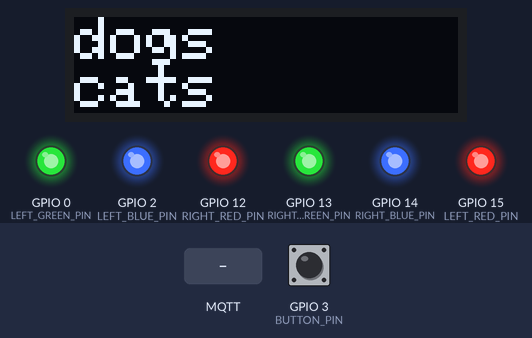
Bench run of a sketch on a simulated ESP8266 (NodeMCU). On the bench: 128×32 one-colour display, output pins drawn as LEDs (lit = HIGH). Inputs (shaded band) come from the test bench; at power-on: GPIO 3 (BUTTON_PIN) HIGH. WiFi joins after 1.5 s; servers stay silent unless stated; the display library's start-up logo is not drawn; no MQTT or app messages arrive unless stated; what the sketch prints to the serial monitor is not drawn.

Above: at 4.8 s.
4.9 s: MQTT message "1" arrives on the first subscribed topic
At 5.7 s:
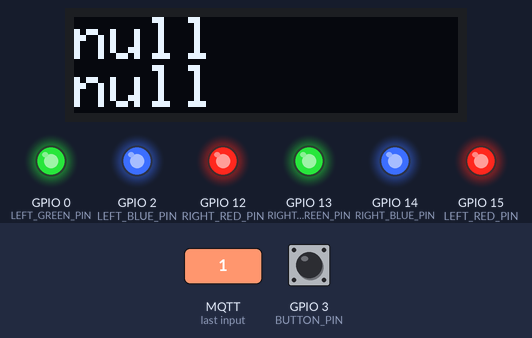
6.4 s: MQTT message "1" arrives on the second subscribed topic
At 7.6 s:
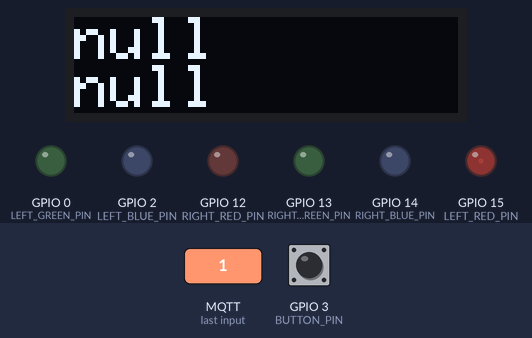
Timing chart, 0 to 9.4 s (numbered marks = the images above; inputs shaded):
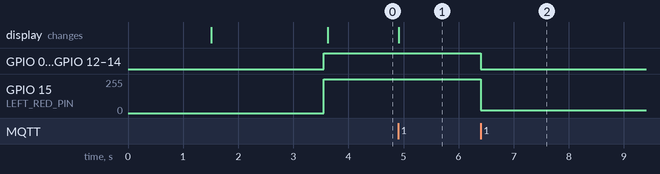

The sketch:

A4_Arduino.ino
```cpp
// Create a Twitter sentiment analysis platform that performs sentiment analysis on tweets about
// two topics and maps those sentiment values to RGB LEDs. The topics are displayed on an OLED screen.
// The topics and sentiment analyses are published to MQTT feeds. Any subscriber could change the
// current query topics and/or receive the sentiment data.
//
// This project invokes the Watson Tone Analyzer API (https://www.ibm.com/watson/services/tone-analyzer/)
// and the Twitter Developer API (https://developer.twitter.com/en/docs/basics/getting-started).
//
// Written by emeersman 2020

#include <Adafruit_GFX.h>
#include <Adafruit_SSD1306.h>
#include <SPI.h>
#include <Wire.h>
#include <ESP8266WiFi.h>
#include <ESP8266HTTPClient.h>
#include <PubSubClient.h>
#include <ArduinoJson.h>

// Include the configuration of credentials in the config.h file
#include "config.h"

// Define digital pin constants
#define BUTTON_PIN 3
#define SDA_PIN 4
#define SCL_PIN 5

#define RIGHT_RED_PIN 12
#define RIGHT_GREEN_PIN 13
#define RIGHT_BLUE_PIN 14

#define LEFT_RED_PIN 15
#define LEFT_GREEN_PIN 0
#define LEFT_BLUE_PIN 2

#define SCREEN_WIDTH 128 // OLED display width, in pixels
#define SCREEN_HEIGHT 32 // OLED display height, in pixels

// Declaration for an SSD1306 display connected to I2C (SDA, SCL pins)
#define OLED_RESET     -1 // Reset pin # (or -1 if sharing Arduino reset pin)
Adafruit_SSD1306 display(SCREEN_WIDTH, SCREEN_HEIGHT, &Wire, OLED_RESET);

// Callback function header
void callback(char* topic, byte* payload, unsigned int length);

WiFiClient espClient;             //espClient
PubSubClient mqtt(mqtt_server, 1883, callback, espClient);     //tie PubSub (mqtt) client to WiFi client

// Char array to store MAC address as unique ID to ping server
char mac[6];

// Declare timer
unsigned long twitterTimer;

// Struct representing RGB values, used for easily manipulating RGB LEDs.
struct RGB {
  int red;
  int green;
  int blue;
};

// Struct containing all possible sentiments returned from IBM Tone Analyzer API.
struct Sentiments {
  RGB anger;
  RGB fear;
  RGB joy;
  RGB sadness;
  RGB analytical;
  RGB confident;
  RGB tenative;
  RGB neutral;
};

// Map of sentiments to RGB values, used to set LED colors accordingly.
Sentiments sentimentDict = {
  {255, 0, 0}, // anger, red
  {128, 0, 128}, // fear, purple
  {255, 140, 0}, // joy, yellow
  {0, 0, 255}, // sadness, blue
  {0, 255, 255}, // analytical, aqua
  {255, 50, 0}, // confident, orange
  {0, 255, 0}, // tenative, green
  {255, 255, 255}, // white, neutral
};

// Global variable tracking both Twitter queries, contains default values.
String firstTwitterQuery = "dogs";
String secondTwitterQuery = "cats";

// Tracks whether the current queries have received a sentiment response.
boolean receivedResponse = true;

// Number of seconds between each Twitter query
const int QUERY_RESET_TIME = 30;

/////SETUP/////
void setup() {
  Serial.begin(115200);

  setup_wifi(); // start the wifi connection

  // Initialize timer and I/O pins
  twitterTimer = millis();
  pinMode(BUTTON_PIN, INPUT_PULLUP);
  pinMode(RIGHT_RED_PIN, OUTPUT);
  pinMode(RIGHT_GREEN_PIN, OUTPUT);
  pinMode(RIGHT_BLUE_PIN, OUTPUT);
  pinMode(LEFT_RED_PIN, OUTPUT);
  pinMode(LEFT_GREEN_PIN, OUTPUT);
  pinMode(LEFT_BLUE_PIN, OUTPUT);

  // set analogWrite range for ESP8266
  #ifdef ESP8266
    analogWriteRange(255);
  #endif

  // Initialize OLED display
  // SSD1306_SWITCHCAPVCC = generate display voltage from 3.3V internally
  if (!display.begin(SSD1306_SWITCHCAPVCC, 0x3C)) { // Address 0x3C for 128x32
    Serial.println(F("SSD1306 allocation failed"));
    for (;;); // Don't proceed, loop forever
  }
  display.display(); // Show initial display buffer - Adafruit splash screen
  delay(2000); // Pause for 2 seconds
  display.clearDisplay(); // Clear the buffer

  // Initialize LEDs
  setRGB(sentimentDict.neutral, false);
  setRGB(sentimentDict.neutral, true);

  // Initialize values on display
  reconnect();
  updateTwitterQuery();
  drawText();
}

/// LOOP ///
void loop() {
  if (!mqtt.connected()) {
    reconnect();
  }

  mqtt.loop(); //this keeps the MQTT connection 'active'

  // Call the Twitter update function a set number of times to avoid rate limits, only
  // call it if we are not waiting on a request.
  if (receivedResponse && millis() - twitterTimer > (QUERY_RESET_TIME * 1000)) {
    updateTwitterQuery();
    twitterTimer = millis(); // reset the timer
  }

  // This function is irrelevant to A4 - please ignore
  // Call function to check if button is being pressed and publish to feed if that happens
  turnOnLights();
}

// Publish the current Twitter queries to the relevant feed.
void updateTwitterQuery() {
  DynamicJsonDocument outputDoc(2048);
  char buffer[256];

  // Store k/v pairs into the Json doc, then serialize
  outputDoc["q1"] = firstTwitterQuery;
  outputDoc["q2"] = secondTwitterQuery;
  serializeJson(outputDoc, buffer);

  // Publish the buffer to an MQTT feed
  mqtt.publish(twitterQueryFeed, buffer, true);
  receivedResponse = false;
}

/////SETUP_WIFI/////
void setup_wifi() {
  delay(10);
  Serial.println();
  Serial.print("Connecting to ");
  Serial.println(wifi_ssid);

  // Connect to a WiFi network
  WiFi.begin(wifi_ssid, wifi_password);
  while (WiFi.status() != WL_CONNECTED) {
    delay(500);  // wait 500ms to establish connection
    Serial.print(".");
  }
  Serial.println("WiFi connected.");

  // Get the MAC address for later use, when connecting the MQTT server
  //Serial.println(WiFi.macAddress());
  String temp = WiFi.macAddress(); // macAddress() returns a byte array 6 bytes representing the MAC address
  temp.toCharArray(mac, 6);   // these are stored in the clientID char array
}

/////CONNECT/RECONNECT/////Monitor the connection to MQTT server, if down, reconnect
void reconnect() {
  // Loop until we're reconnected
  while (!mqtt.connected()) {
    Serial.print("Attempting MQTT connection...");
    if (mqtt.connect(mac, mqtt_user, mqtt_password)) { //<<---using MAC as clientID, always unique!!!
      Serial.println("Reconnected!");
      mqtt.subscribe(twitterQueryFeed);
      mqtt.subscribe(twitterResponseFeed);
      mqtt.subscribe(lightsFeed);
    } else {                               //please change 'feeds/' to reflect your user/topics you are subscribing to
      Serial.print("Connection failed, because: ");
      Serial.print(mqtt.state());
      Serial.println(". Will try again in 5 seconds.");
      // Wait 5 seconds before retrying
      delay(5000);
    }
  }
}

// Sets a specific RGB LED to a color.
void setRGB(RGB color, boolean isRight) {
  if (isRight) {
    analogWrite(RIGHT_RED_PIN, color.red);
    analogWrite(RIGHT_GREEN_PIN, color.green);
    analogWrite(RIGHT_BLUE_PIN, color.blue);
  } else {
    // My right LED bulb has a weaker red than the left,
    // this adjustment adds a boost to the red values.
    if (color.red + 20 <= 255) {
      color.red += 20;
    }
    analogWrite(LEFT_RED_PIN, color.red);
    analogWrite(LEFT_GREEN_PIN, color.green);
    analogWrite(LEFT_BLUE_PIN, color.blue);
  }
}

// Function to display the current topics on the OLED screen
void drawText() {
  // Clear old information from display buffer
  display.clearDisplay();

  display.setTextSize(2);      // Normal 1:1 pixel scale
  display.setTextColor(SSD1306_WHITE); // Draw white text
  display.setCursor(0, 0);     // Start at top-left corner
  display.cp437(true);         // Use full 256 char 'Code Page 437' font

  // Print both current queries on the OLED
  display.println(firstTwitterQuery);
  display.setTextSize(2);
  display.println(secondTwitterQuery);

  // Write everything to the OLED display
  display.display();
}

// Bonus - not part of A4
// When button is pressed, publish to a feed to turn on a local Wemo switch
void turnOnLights() {
  int button = digitalRead(BUTTON_PIN);
  if (button == LOW) { // we are looking for the button to go low
    // Save button press and count to output doc, publish to MQTT feed
    StaticJsonDocument<256> outputDoc;
    outputDoc["buttonPressed"] = !button;
    char buffer[256];
    serializeJson(outputDoc, buffer);
    mqtt.publish(lightsFeed, buffer);
    delay(500); // this is not the best method, but it prevents us from flooding the MQTT server
  }
}
```

callback.ino
```cpp
// Listen for incoming messages from the broker on feeds defined in config.h

// MQTT server will always send back a char and byte payload, and the total length
void callback(char* topic, byte* payload, unsigned int length) {
  // Deserialize the incoming JSON, check for errors
  StaticJsonDocument<256> doc;
  DeserializationError err = deserializeJson(doc, payload, length);
  if (err) {
    Serial.println("deserializeJson() failed, are you sure this message is JSON formatted?");
    Serial.print("Error code: ");
    Serial.println(err.c_str());
    return;
  }

// Uncomment the lines below to print the incoming messages
//  Serial.println("The message was: ");
//  serializeJsonPretty(doc, Serial);
//  Serial.println();

  // Copy incoming query data to local variables then update OLED display if either query changed
  if (strcmp(topic, twitterQueryFeed) == 0) {
    String currFirst = doc["q1"].as<String>();
    String currSecond = doc["q2"].as<String>();
    // Check whether either of the queries is different from the saved ones
    if (!currFirst.equals(firstTwitterQuery) || !currSecond.equals(secondTwitterQuery)) {
      firstTwitterQuery = currFirst;
      secondTwitterQuery = currSecond;
      drawText();
    }
  } else if (strcmp(topic, twitterResponseFeed) == 0) { // Process sentiment response
    // Initialize two RGB colors corresponding to both RGB LEDs
    RGB colors[2] = {{0, 0, 0}, {0, 0, 0}};
    int topicNum = 0;
    JsonArray jsonArray = doc.as<JsonArray>();
    // Loop through each query topic in the response
    for (JsonObject topicObject : jsonArray) {
      String topic = topicObject["topic"].as<String>();
      // Get the JSON object corresponding to each emotion name and percent
      JsonObject emotions = topicObject["emotions"].as<JsonObject>();
      // Loop through each emotion object in the response
      for (JsonPair emotion : emotions) {
        // Use the emotion name to get the corresponding color in the sentiment dictionary
        String emotionStr = emotion.key().c_str();
        char emotionChar = emotionStr.equals("analytical") ? 'l' : emotionStr[0];
        RGB emotionColor = getEmotionColor(emotionChar);
        // Get the corresponding percentage for the emotion
        float emotionPct = emotion.value().as<float>();

        // Add the color values for the emotion to the final LED color value. Multiply
        // by the emotion percent to represent each emotion accordingly in the final color.
        colors[topicNum].red += (int)(emotionPct * emotionColor.red);
        colors[topicNum].green += (int)(emotionPct * emotionColor.green);
        colors[topicNum].blue += (int)(emotionPct * emotionColor.blue);
      }
      topicNum += 1;
    }
    // Update the RGB LED colors with the sentiments, confirm that we received a response
    setRGB(colors[0], false);
    setRGB(colors[1], true);
    receivedResponse = true;
  }
}

// Given an emotion, return the corresponding color from the sentiment dictionary.
RGB getEmotionColor(char emotion) {
  RGB emotionColor = {0, 0, 0};
  switch(emotion) {
    case 'a':
      emotionColor = sentimentDict.anger;
      break;
    case 'f':
      emotionColor = sentimentDict.fear;
      break;
    case 'j':
      emotionColor = sentimentDict.joy;
      break;
    case 's':
      emotionColor = sentimentDict.sadness;
      break;
    case 'l':
      emotionColor = sentimentDict.analytical;
      break;
    case 'c':
      emotionColor = sentimentDict.confident;
      break;
    case 't':
      emotionColor = sentimentDict.tenative;
      break;
    case 'n':
      emotionColor = sentimentDict.neutral;
      break;
    default:
      break;
  }
  return emotionColor;
}
```

config.h
```cpp
// Set up WiFi network credentials and MQTT server credentials
// Define MQTT topics

#define wifi_ssid "" // YOUR network name
#define wifi_password "" // YOUR network password

#define mqtt_server "" // the MQTT server address
#define mqtt_user ""           // the user login
#define mqtt_password ""           // the password

#define twitterQueryFeed "twitter/query"
#define twitterResponseFeed "twitter/sentiment"
#define lightsFeed "lights/livingroom"
```

Measured:
- after the input at 4.9 s, the display: changes at once (image 1)
- after the input at 6.4 s, GPIO 0 (LEFT_GREEN_PIN), GPIO 2 (LEFT_BLUE_PIN), GPIO 12 (RIGHT_RED_PIN), GPIO 13 (RIGHT_GREEN_PIN), GPIO 14 (RIGHT_BLUE_PIN): HIGH → LOW at once; GPIO 15 (LEFT_RED_PIN): 255/255 → 20/255 at once
